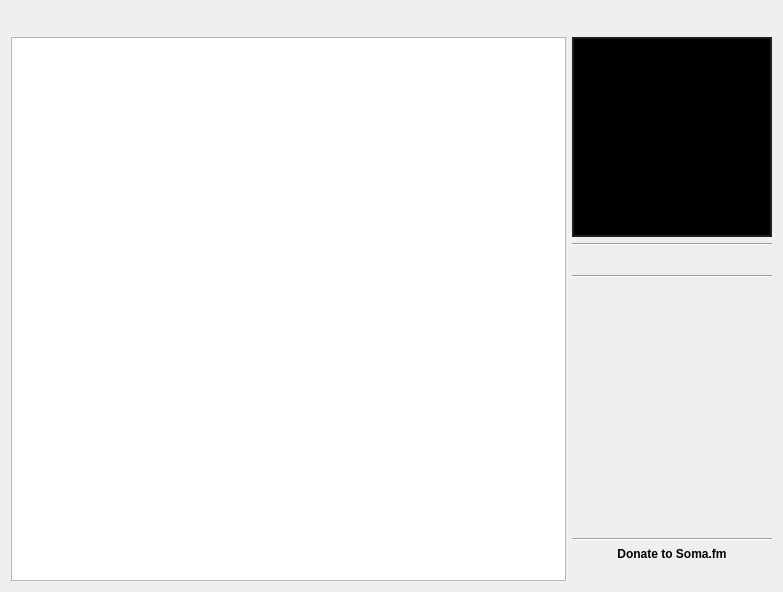
<?xml version="1.0" encoding="UTF-8"?>
<ui version="4.0">
 <class>GUI_SomaFM</class>
 <widget class="QWidget" name="GUI_SomaFM">
  <property name="geometry">
   <rect>
    <x>0</x>
    <y>0</y>
    <width>783</width>
    <height>592</height>
   </rect>
  </property>
  <layout class="QGridLayout" name="gridLayout">
   <item row="3" column="1">
    <widget class="Line" name="line_3">
     <property name="orientation">
      <enum>Qt::Horizontal</enum>
     </property>
    </widget>
   </item>
   <item row="1" column="1" rowspan="2">
    <layout class="QHBoxLayout" name="horizontalLayout_2">
     <item>
      <widget class="QLabel" name="lab_image">
       <property name="sizePolicy">
        <sizepolicy hsizetype="Fixed" vsizetype="Fixed">
         <horstretch>0</horstretch>
         <verstretch>0</verstretch>
        </sizepolicy>
       </property>
       <property name="minimumSize">
        <size>
         <width>200</width>
         <height>200</height>
        </size>
       </property>
       <property name="styleSheet">
        <string notr="true">background: black;
border: 2px solid #202020;

</string>
       </property>
       <property name="text">
        <string notr="true"/>
       </property>
       <property name="scaledContents">
        <bool>false</bool>
       </property>
      </widget>
     </item>
    </layout>
   </item>
   <item row="8" column="1">
    <widget class="Line" name="line_2">
     <property name="orientation">
      <enum>Qt::Horizontal</enum>
     </property>
    </widget>
   </item>
   <item row="10" column="1">
    <widget class="QLabel" name="lab_donate">
     <property name="text">
      <string/>
     </property>
     <property name="alignment">
      <set>Qt::AlignCenter</set>
     </property>
     <property name="openExternalLinks">
      <bool>true</bool>
     </property>
    </widget>
   </item>
   <item row="5" column="1">
    <widget class="Line" name="line">
     <property name="sizePolicy">
      <sizepolicy hsizetype="Preferred" vsizetype="Fixed">
       <horstretch>0</horstretch>
       <verstretch>0</verstretch>
      </sizepolicy>
     </property>
     <property name="orientation">
      <enum>Qt::Horizontal</enum>
     </property>
    </widget>
   </item>
   <item row="7" column="1">
    <spacer name="verticalSpacer">
     <property name="orientation">
      <enum>Qt::Vertical</enum>
     </property>
     <property name="sizeHint" stdset="0">
      <size>
       <width>20</width>
       <height>40</height>
      </size>
     </property>
    </spacer>
   </item>
   <item row="0" column="0" colspan="2">
    <layout class="QHBoxLayout" name="horizontalLayout">
     <item>
      <widget class="QFrame" name="header_frame">
       <property name="frameShape">
        <enum>QFrame::StyledPanel</enum>
       </property>
       <property name="frameShadow">
        <enum>QFrame::Raised</enum>
       </property>
      </widget>
     </item>
     <item>
      <spacer name="horizontalSpacer">
       <property name="orientation">
        <enum>Qt::Horizontal</enum>
       </property>
       <property name="sizeHint" stdset="0">
        <size>
         <width>40</width>
         <height>20</height>
        </size>
       </property>
      </spacer>
     </item>
    </layout>
   </item>
   <item row="9" column="1">
    <widget class="QLabel" name="label_3">
     <property name="font">
      <font>
       <weight>75</weight>
       <bold>true</bold>
      </font>
     </property>
     <property name="text">
      <string>Donate to Soma.fm</string>
     </property>
     <property name="alignment">
      <set>Qt::AlignCenter</set>
     </property>
    </widget>
   </item>
   <item row="4" column="1">
    <widget class="QLabel" name="lab_description">
     <property name="font">
      <font>
       <pointsize>11</pointsize>
      </font>
     </property>
     <property name="styleSheet">
      <string notr="true">font-size: 11pt;</string>
     </property>
     <property name="text">
      <string notr="true"/>
     </property>
     <property name="textFormat">
      <enum>Qt::RichText</enum>
     </property>
     <property name="alignment">
      <set>Qt::AlignCenter</set>
     </property>
     <property name="wordWrap">
      <bool>true</bool>
     </property>
     <property name="openExternalLinks">
      <bool>true</bool>
     </property>
    </widget>
   </item>
   <item row="1" column="0" rowspan="10">
    <widget class="SomaFMStationView" name="tv_stations">
     <property name="sizePolicy">
      <sizepolicy hsizetype="MinimumExpanding" vsizetype="Expanding">
       <horstretch>0</horstretch>
       <verstretch>0</verstretch>
      </sizepolicy>
     </property>
     <property name="focusPolicy">
      <enum>Qt::StrongFocus</enum>
     </property>
     <property name="dragEnabled">
      <bool>false</bool>
     </property>
     <property name="dragDropMode">
      <enum>QAbstractItemView::NoDragDrop</enum>
     </property>
     <property name="alternatingRowColors">
      <bool>true</bool>
     </property>
     <property name="selectionMode">
      <enum>QAbstractItemView::SingleSelection</enum>
     </property>
     <property name="selectionBehavior">
      <enum>QAbstractItemView::SelectRows</enum>
     </property>
     <property name="showGrid">
      <bool>false</bool>
     </property>
     <attribute name="horizontalHeaderVisible">
      <bool>false</bool>
     </attribute>
     <attribute name="horizontalHeaderStretchLastSection">
      <bool>true</bool>
     </attribute>
     <attribute name="verticalHeaderVisible">
      <bool>false</bool>
     </attribute>
    </widget>
   </item>
   <item row="6" column="1">
    <layout class="QVBoxLayout" name="verticalLayout"/>
   </item>
  </layout>
 </widget>
 <customwidgets>
  <customwidget>
   <class>SomaFMStationView</class>
   <extends>QTableView</extends>
   <header>Gui/SomaFM/SomaFMStationView.h</header>
  </customwidget>
 </customwidgets>
 <tabstops>
  <tabstop>tv_stations</tabstop>
 </tabstops>
 <resources/>
 <connections/>
</ui>
